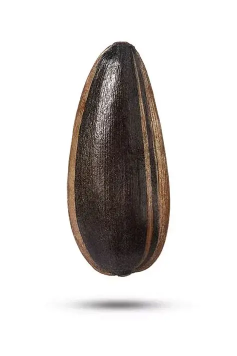
#> input picture 00_templates/guazi.png, 237 x 356 px, found by its file name
$ python main.py   (older library calls are emulated)
#> lines starting #> are read from the running program, lines starting #| are printed output that depends on the picture
import cv2

def test_sobel():
    img = cv2.imread('00_templates/guazi.png', cv2.COLOR_BAYER_BG2GRAY)
#> img is the input picture: shape (356, 237, 3); mean B, G, R 210.1, 212, 215.3
    cv2.imshow('guazi', img)

    x_grad = cv2.Sobel(img, cv2.CV_32F, 1, 0)
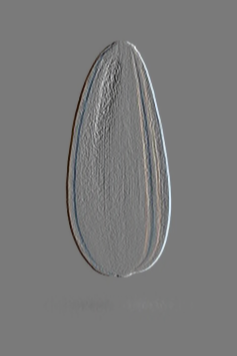
#> x_grad: shape (356, 237, 3) float32; mean B, G, R 0, 0, 0; drawn with min black and max white
    y_grad = cv2.Sobel(img, cv2.CV_32F, 0, 1)
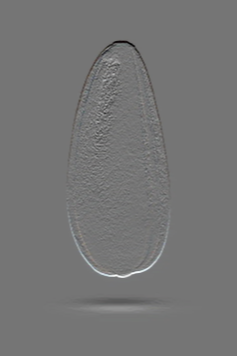
#> y_grad: shape (356, 237, 3) float32; mean B, G, R 0, 0, 0; drawn with min black and max white

    x_grad = cv2.convertScaleAbs(x_grad)
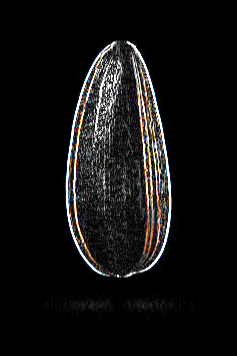
#> x_grad: shape (356, 237, 3); mean B, G, R 17.1, 17.5, 18.3
    cv2.imshow('x_grad', x_grad)

    y_grad = cv2.convertScaleAbs(y_grad)
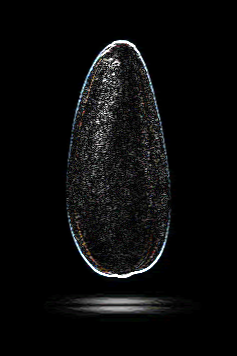
#> y_grad: shape (356, 237, 3); mean B, G, R 11, 10.9, 10.7
    cv2.imshow('y_grad', y_grad)

    x_y = cv2.add(x_grad, y_grad, dtype=cv2.CV_16S)
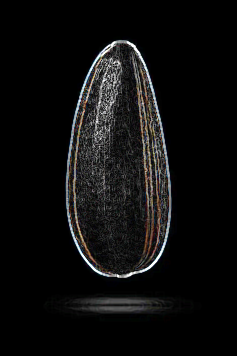
#> x_y: shape (356, 237, 3) int16; mean B, G, R 28.1, 28.4, 29; drawn with min black and max white
    x_y = cv2.convertScaleAbs(x_y)
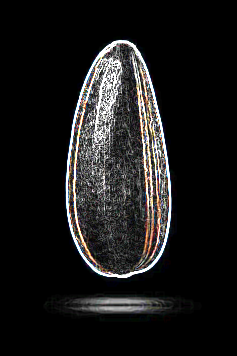
#> x_y: shape (356, 237, 3); mean B, G, R 25.6, 25.8, 26.5
    cv2.imshow('x_y', x_y)

    cv2.waitKey(0)


if __name__ == '__main__':
    test_sobel()
